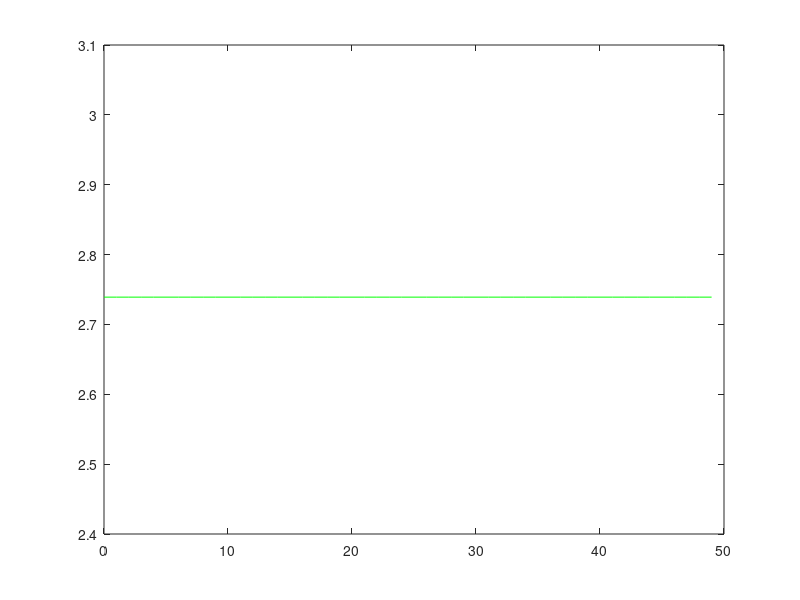

MATLAB code to generate this figure:
  x=load('xdata.dat');
  y=load('ydata.dat');
  plot(x,y,'go');
  m=47;
  x=[ones(m,1), x];
  sigma= std(x);
  mu = mean(x);
  x(:,2) = (x(:,2) - mu(2))./ sigma(2);
  x(:,3) = (x(:,3) - mu(3))./ sigma(3);
  theta=zeros(size(x(1,:)))';
  a=0.3;
  J=zeros(50,1);
  for num_iterations = 1:50
    % theta =  theta - (a * (1/m) * x' * (x * theta-y));     
      theta =  (inv(x' * x)) * (x'*y);  
      J(num_iterations) = ( (1/(2*m)) * (x * theta-y)' *(x * theta-y));
   end
    c = theta(3) + 4*theta(2) + 3*theta(1);
  plot(0:49, J(1:50),'g-');
   hold on;

 
